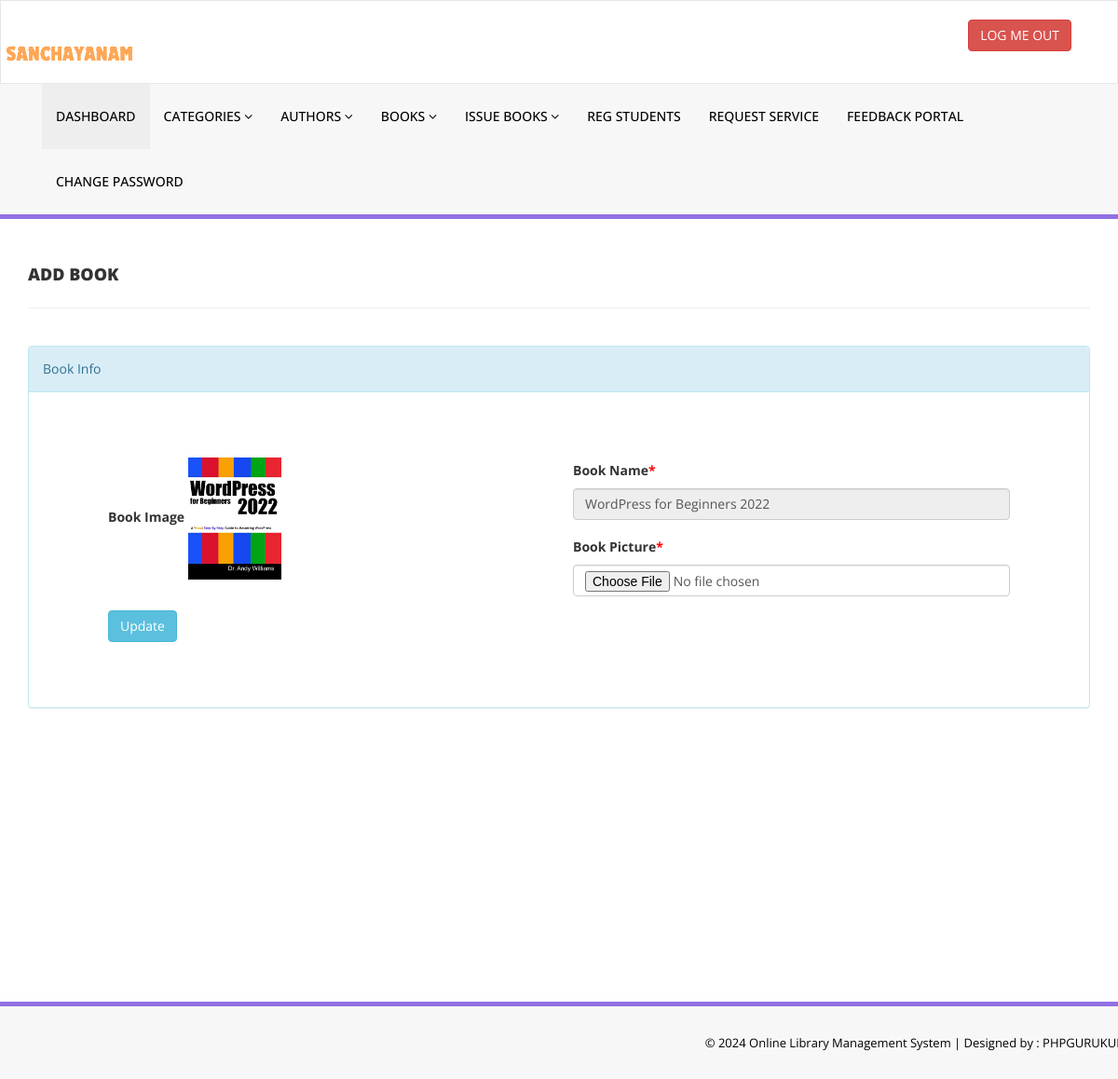
/admin/chnage-bookimg.php?bookid=6 (signed in), run on the app's committed database.
### tables this page shows
CREATE TABLE `tblbooks` (
  `id` int(11) NOT NULL,
  `BookName` varchar(255) DEFAULT NULL,
  `CatId` int(11) DEFAULT NULL,
  `AuthorId` int(11) DEFAULT NULL,
  `ISBNNumber` varchar(25) DEFAULT NULL,
  `Total_no_of_copies_Available` int(11) DEFAULT NULL,
  `bookImage` varchar(250) NOT NULL,
  `isIssued` int(1) DEFAULT NULL,
  `RegDate` timestamp NULL DEFAULT current_timestamp(),
  `UpdationDate` timestamp NULL DEFAULT NULL ON UPDATE current_timestamp()
);

### admin/chnage-bookimg.php (the view, shortened to what this page needs)
<?php
include('includes/config.php');
if(strlen($_SESSION['alogin'])==0)
    {
header('location:index.php');
}
else{
?>
<!DOCTYPE html>
<html xmlns="http://www.w3.org/1999/xhtml">
<head>
    <link href="assets/css/bootstrap.css" rel="stylesheet" />
    <link href="assets/css/font-awesome.css" rel="stylesheet" />
    <link href="assets/css/style.css" rel="stylesheet" />
</head>
<body>
<?php include('includes/header.php');?>
    <div class="content-wrapper">
         <div class="container">
        <div class="row pad-botm">
            <div class="col-md-12">
                <h4 class="header-line">Add Book</h4>
                            </div>
</div>
<div class="row">
<div class="col-md12 col-sm-12 col-xs-12">
<div class="panel panel-info">
<div class="panel-heading">
Book Info
</div>
<div class="panel-body">
<form role="form" method="post" enctype="multipart/form-data">
<?php
$bookid=intval($_GET['bookid']);
$sql = "SELECT tblbooks.BookName,tblbooks.id as bookid,tblbooks.bookImage from  tblbooks  where tblbooks.id=:bookid";
$query = $dbh -> prepare($sql);
$query->bindParam(':bookid',$bookid,PDO::PARAM_STR);
$query->execute();
$results=$query->fetchAll(PDO::FETCH_OBJ);
if($query->rowCount() > 0)
{
foreach($results as $result)
{               ?>
<div class="col-md-6">
<div class="form-group">
<label>Book Image</label>
<img src="bookimg/<?php echo htmlentities($result->bookImage);?>" width="100">
</div></div>
<div class="col-md-6">
<div class="form-group">
<label>Book Name<span style="color:red;">*</span></label>
<input class="form-control" type="text" name="bookname" value="<?php echo htmlentities($result->BookName);?>" readonly />
</div></div>
<div class="col-md-6">
 <div class="form-group">
 <label>Book Picture<span style="color:red;">*</span></label>
 <input class="form-control" type="file" name="bookpic" autocomplete="off"   required="required" />
 </div>
    </div>
 <?php }} ?><div class="col-md-12">
<button type="submit" name="update" class="btn btn-info">Update </button></div>
                                    </form>
                            </div>
                        </div>
                            </div>
        </div>
    </div>
    </div>
  <?php include('includes/footer.php');?>
</body>
</html>
<?php } ?>

### admin/assets/css/style.css (style rules this page uses)
.content-wrapper { margin-top: 40px; min-height:800px; padding-bottom:90px; }
.header-line { font-weight:900; padding-bottom:25px; border-bottom:1px solid #eeeeee; text-transform:uppercase; }
.pad-botm { padding-bottom:30px; }

### data on the page
tblbooks: bookImage (picture), bookname "WordPress for Beginners 2022"
